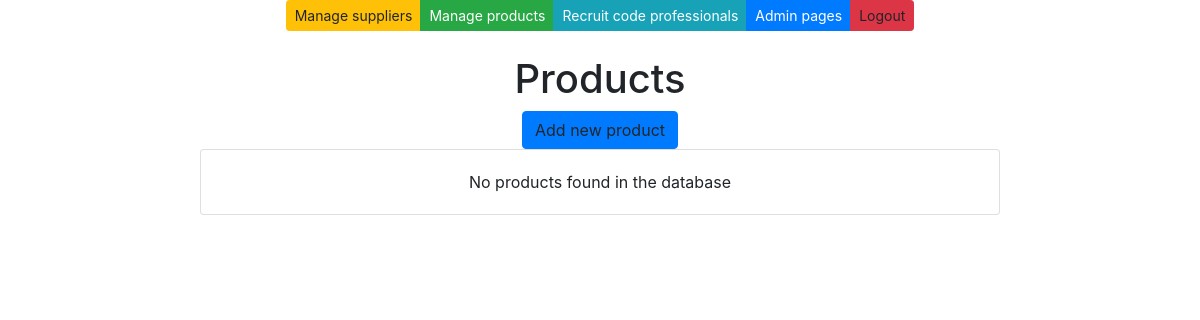
Before: /products/ with the older database file.
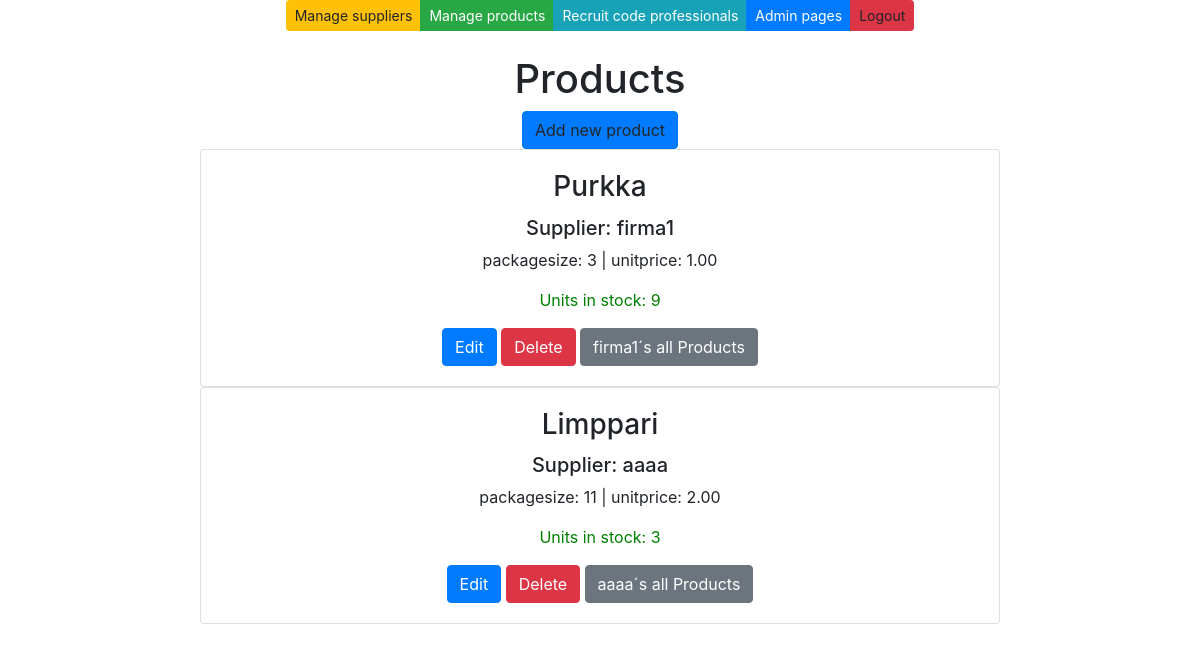
After: the same page with the newer database file.
### app/models.py (models this page shows, shortened)
class Product(models.Model):
    productname = models.CharField(max_length = 20, default = "laku")
    packagesize = models.CharField(max_length = 20, default = 3)
    unitprice = models.DecimalField(max_digits=8, decimal_places=2, default=1.00)
    unitsinstock = models.IntegerField(default = 3)
    supplier = models.ForeignKey(Supplier, on_delete=models.CASCADE)

class Supplier(models.Model):
    companyname = models.CharField(max_length = 50, default="firma")
    contactname = models.CharField(max_length = 50, default="firma")
    address = models.CharField(max_length = 100, default="firma")
    phone = models.CharField(max_length = 20, default="firma")
    email = models.CharField(max_length = 50, default="firma")
    country = models.CharField(max_length = 50, default="firma")

### app/views.py (the view)
# urls.py: path('products/', productlistview),
def productlistview(request):
    productlist = Product.objects.all()
    supplierlist = Supplier.objects.all()
    context = {'products': productlist, 'suppliers': supplierlist}
    return render (request,"productlist.html",context)

### app/templates/productlist.html (shortened to what this page needs)
{% extends 'index.html' %}
{% block content %}
<br />
<br />
<h1>Products</h1>
<a onclick="showaddform()" class="btn btn-primary">Add new product</a>
{% for p in products %}
<div class="card" style="width: 50rem;">
    <div class="card-body">
        <h3 class="card-title">{{p.productname}} </h3>
        <h5 class="card-text">Supplier: {{p.supplier.companyname}}</h5>
        <p class="card-text">packagesize: {{p.packagesize}} | unitprice: {{p.unitprice}}</p>
        <p class="card-text" style="color: green;">Units in stock: {{p.unitsinstock}}</p>
        <a href="/edit-product-get/{{p.id}}/" class="btn btn-primary">Edit</a>
        <a href="/confirm-delete-product/{{p.id}}/" class="btn btn-danger">Delete</a>
        <a href="/products-by-supplier/{{p.supplier.id}}/" class="btn btn-secondary">{{p.supplier.companyname}}´s all
            Products</a>
    </div>
</div>
{% empty %}
<div class="card" style="width: 50rem;">
    <div class="card-body">
        <p class="card-text">No products found in the database </p>
    </div>
</div>
{%endfor%}
{% endblock %}

Changed rows visible on the page:
added Product: productname "Purkka", supplier.companyname "firma1", packagesize "3", unitprice "1.00", unitsinstock "9"
added Product: productname "Limppari", supplier.companyname "aaaa", packagesize "11", unitprice "2.00", unitsinstock "3"
Other visible differences:
text no longer shown: "No products found in the database"
